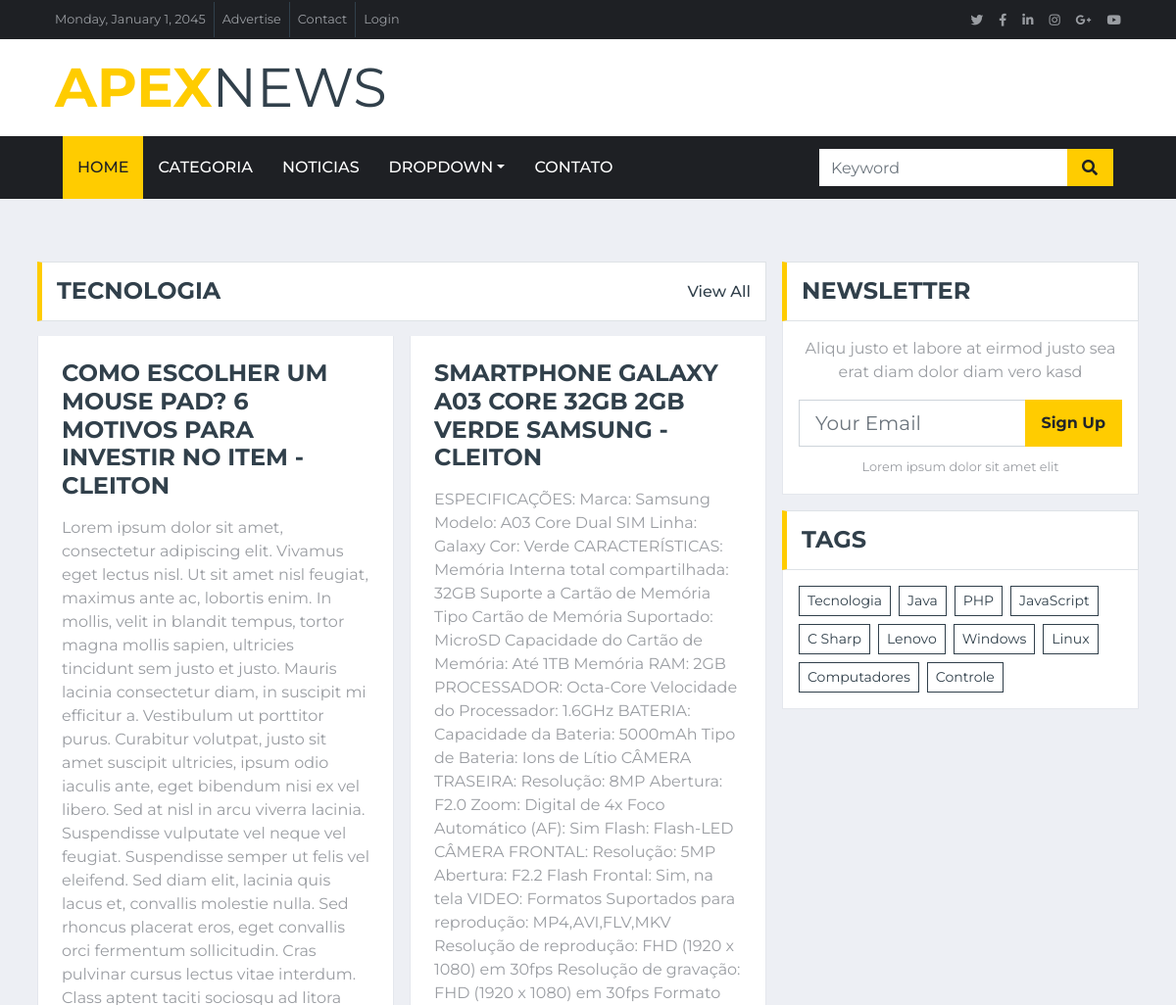
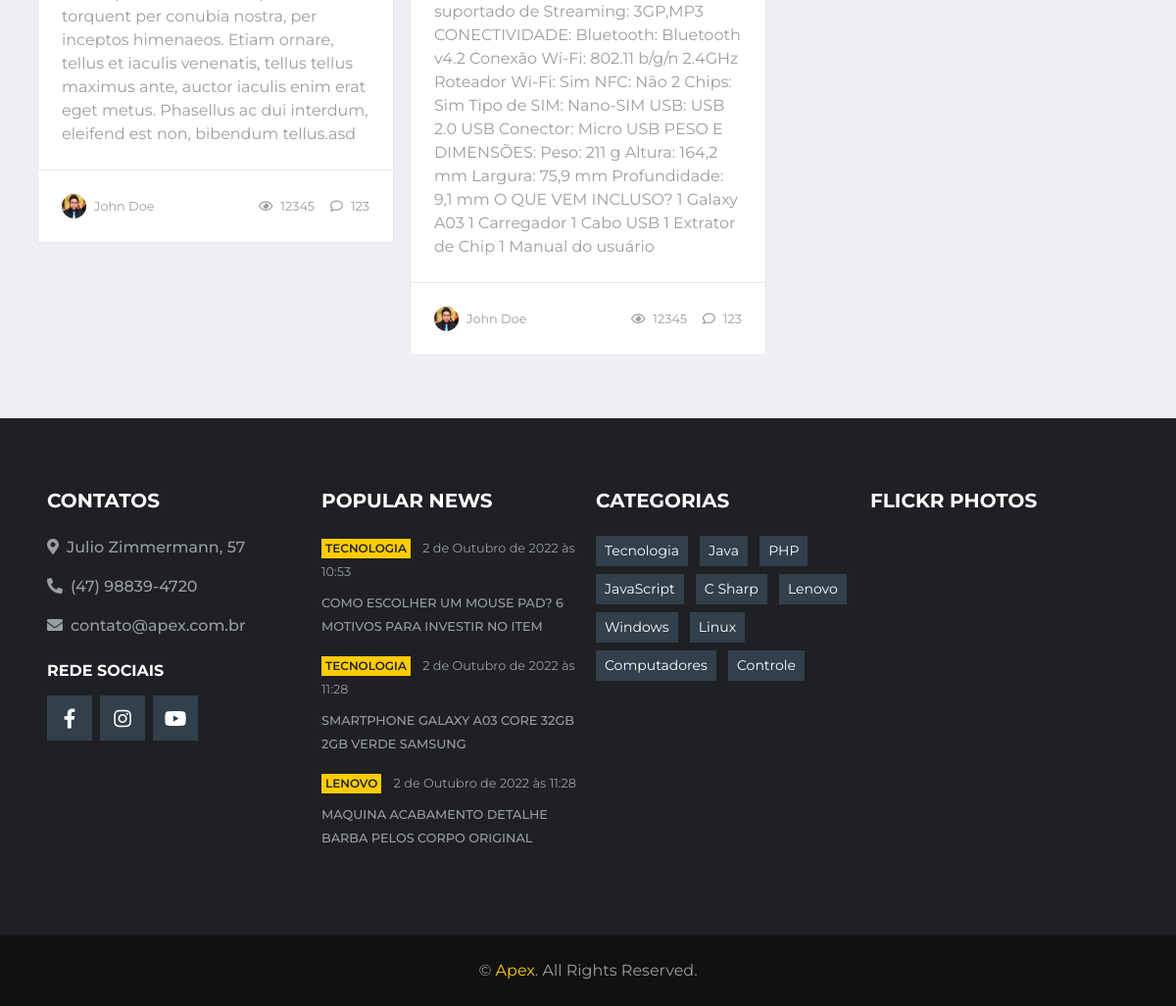
The app's page /categoria/Tecnologia with its own data (2 pictures, top to bottom).
### portal/models.py (models this page shows)
class PortalInfor(models.Model):
    titlo_portal = models.CharField(max_length=60, default='Apex')
    email = models.CharField(max_length=200, blank=True)
    telefone = models.CharField(max_length=40, blank=True)
    endereco = models.CharField(max_length=255, blank=True)
    facebook = models.CharField(max_length=255, blank=True)
    youtube = models.CharField(max_length=255, blank=True)
    instagram = models.CharField(max_length=255, blank=True)
    created_at = models.DateTimeField(auto_now_add=True, blank=True)

### artigo/models.py (models this page shows)
class Categoria(models.Model):
    nome = models.CharField(max_length=100, blank=False)
    texto = models.TextField(blank=True)
    def __str__(self) -> str:
        return self.nome

class Artigo(models.Model):
    titulo = models.CharField(max_length=100, blank=False)
    subtitulo = models.CharField(max_length=100, blank=True)
    autor = models.ForeignKey(Autor, on_delete=models.CASCADE)
    categoria = models.ForeignKey(Categoria, on_delete=models.CASCADE)
    texto_destaque_1 = models.TextField(blank=True)
    texto_destaque_2 = models.TextField(blank=True)
    texto = models.TextField()
    img_url = models.CharField(max_length=255, blank=True)
    created_at = models.DateTimeField(auto_now_add=True)
    updated_at = models.DateTimeField(auto_now=True)
    ativo = models.BooleanField(default=True, editable=True)
    def __str__(self) -> str:
        return f'{self.titulo} - {self.autor}'

class Autor(models.Model):
    nome = models.CharField(max_length=255, blank=False)
    avatar = models.CharField(max_length=300, default='https://www.gravatar.com/avatar/?s=200&r=pg&d=mp')
    apresentacao = models.TextField(blank=False)
    def __str__(self):
        return self.nome

### portal/views.py (the view)
# urls.py: path('categoria/', views.categoria, name='categoria'),
def categoria(request, nome=None):
    context = create_context_base()
    if nome != None:
        context['categoria_atual'] = context['noticias'].filter(categoria=Categoria.objects.get(nome=nome))
        context['nome_categoria'] = nome
        return render(request, 'artigo/categoria.html', context)
    return render(request, 'artigo/categoria.html', context)

### portal/views.py (called while the page is built)
def create_context_base():
    info_portal = PortalInfor.objects.all().last()
    noticias = Artigo.objects.all().filter(ativo='True')
    context = {
        'titulo' : info_portal.titlo_portal,
        'contato': {
            'telefone': info_portal.telefone,
            'email' : info_portal.email,
            'endereco': info_portal.endereco,
        },
        'media_sociais': {
            'facebook': info_portal.facebook,
            'youtube' : info_portal.youtube,
            'instagram' : info_portal.instagram
        },
        'lista_noticias' : noticias[:4],
        'categorias' : Categoria.objects.all(),
        'categoria_atual' : None,
        'popular_news' : noticias[:3],
        'noticias' : noticias,
    }
    return context

### templates/artigo/categoria.html (shortened to what this page needs)
{% extends 'base.html' %}
{% load static %}
{% block content %}
    {% include 'partials/top_bar.html' %}
    {% include 'partials/nav_bar.html' %}
    <div class="container-fluid mt-5 pt-3">
        <div class="container">
            <div class="row">
                <div class="col-lg-8">
                    <div class="row">
                        <div class="col-12">
                            <div class="section-title">
                                {% if categoria_atual != None %}
                                    <h4 class="m-0 text-uppercase font-weight-bold">{{nome_categoria}}</h4>
                                {% else %}
                                    <h4 class="m-0 text-uppercase font-weight-bold">Categorias</h4>
                                {% endif %}
                                <a class="text-secondary font-weight-medium text-decoration-none" href="{% url 'categoria' %}">View All</a>
                            </div>
                        </div>
                        {% if categoria_atual != None %}
                            {% for categoria in categoria_atual %}
                            <div class="col-lg-6">
                                <div class="position-relative mb-3">
                                    <div class="bg-white border border-top-0 p-4">
                                        <a class="h4 d-block mb-3 text-secondary text-uppercase font-weight-bold" href="{% url 'artigo' categoria.id %}">{{categoria}}</a>
                                        <p class="m-0">{{categoria.texto}}</p>
                                    </div>
                                    <div class="d-flex justify-content-between bg-white border border-top-0 p-4">
                                        <div class="d-flex align-items-center">
                                            <img class="rounded-circle mr-2" src="img/user.jpg" width="25" height="25" alt="">
                                            <small>John Doe</small>
                                        </div>
                                        <div class="d-flex align-items-center">
                                            <small class="ml-3"><i class="far fa-eye mr-2"></i>12345</small>
                                            <small class="ml-3"><i class="far fa-comment mr-2"></i>123</small>
                                        </div>
                                    </div>
                                </div>
                            </div>
                            {% endfor %}
                        {% endif %}
                    </div>
                </div>
                <div class="col-lg-4">
                    <div class="mb-3">
                        <div class="section-title mb-0">
                            <h4 class="m-0 text-uppercase font-weight-bold">Newsletter</h4>
                        </div>
                        <div class="bg-white text-center border border-top-0 p-3">
                            <p>Aliqu justo et labore at eirmod justo sea erat diam dolor diam vero kasd</p>
                            <div class="input-group mb-2" style="width: 100%;">
                                <input type="text" class="form-control form-control-lg" placeholder="Your Email">
                                <div class="input-group-append">
                                    <button class="btn btn-primary font-weight-bold px-3">Sign Up</button>
                                </div>
                            </div>
                            <small>Lorem ipsum dolor sit amet elit</small>
                        </div>
                    </div>
                    <div class="mb-3">
                        <div class="section-title mb-0">
                            <h4 class="m-0 text-uppercase font-weight-bold">Tags</h4>
                        </div>
                        <div class="bg-white border border-top-0 p-3">
                            <div class="d-flex flex-wrap m-n1">
                                {% for categoria in categorias  %}
                                    <a href="{% url 'categoria' categoria %}" class="btn btn-sm btn-outline-secondary m-1">{{categoria}}</a>
                                {% endfor %}
                            </div>
                        </div>
                    </div>
                </div>
            </div>
        </div>
    </div>
{% endblock %}

### templates/base.html (shortened to what this page needs)
{% load static %}
<!DOCTYPE html>
<html lang="pt-br">
<head>
    <link href="https://cdnjs.cloudflare.com/ajax/libs/font-awesome/5.15.0/css/all.min.css" rel="stylesheet">
    <link href="{% static 'lib/owlcarousel/assets/owl.carousel.min.css' %}" rel="stylesheet">
    <link href="{% static 'css/style.css' %}" rel="stylesheet">
</head>
<body>
    {% block content %}
    {% endblock %}
    <div class="container-fluid bg-dark pt-5 px-sm-3 px-md-5 mt-5">
        <div class="row py-4">
            <div class="col-lg-3 col-md-6 mb-5">
                <h5 class="mb-4 text-white text-uppercase font-weight-bold">Contatos</h5>
                <p class="font-weight-medium"><i class="fa fa-map-marker-alt mr-2"></i>{{ contato.endereco}}</p>
                <p class="font-weight-medium"><i class="fa fa-phone-alt mr-2"></i>{{contato.telefone}}</p>
                <p class="font-weight-medium"><i class="fa fa-envelope mr-2"></i>{{contato.email}}</p>
                <h6 class="mt-4 mb-3 text-white text-uppercase font-weight-bold">Rede Sociais</h6>
                <div class="d-flex justify-content-start">
                    <a class="btn btn-lg btn-secondary btn-lg-square mr-2" href="https://{{media_sociais.facebook}}"><i class="fab fa-facebook-f"></i></a>
                    <a class="btn btn-lg btn-secondary btn-lg-square mr-2" href="https://{{media_sociais.instagram}}"><i class="fab fa-instagram"></i></a>
                    <a class="btn btn-lg btn-secondary btn-lg-square" href="https://{{media_sociais.youtube}}"><i class="fab fa-youtube"></i></a>
                </div>
            </div>
            <div class="col-lg-3 col-md-6 mb-5">
                <h5 class="mb-4 text-white text-uppercase font-weight-bold">Popular News</h5>
                {% for popular in popular_news %}
                    <div class="mb-3">
                        <div class="mb-2">
                            <a class="badge badge-primary text-uppercase font-weight-semi-bold p-1 mr-2" href="">{{popular.categoria}}</a>
                            <a class="text-body" href="{% url 'artigo' popular.id %}"><small>{{popular.created_at}}</small></a>
                        </div>
                        <a class="small text-body text-uppercase font-weight-medium" href="{% url 'artigo' popular.id %}">{{popular.titulo}}</a>
                    </div>
                {% endfor %}
            </div>
            <div class="col-lg-3 col-md-6 mb-5">
                <h5 class="mb-4 text-white text-uppercase font-weight-bold">Categorias</h5>
                <div class="m-n1">
                    {% for categoria in categorias %}
                        <a href="{% url 'categoria' categoria %}" class="btn btn-sm btn-secondary m-1">{{categoria}}</a>
                    {% endfor %}
                </div>
            </div>
            <div class="col-lg-3 col-md-6 mb-5">
                <h5 class="mb-4 text-white text-uppercase font-weight-bold">Flickr Photos</h5>
                <div class="row">
                    {% for noticia in lista_noticias %}
                        <div class="col-4 mb-3">
                        </div>
                    {% endfor %}
                </div>
            </div>
        </div>
    </div>
    <div class="container-fluid py-4 px-sm-3 px-md-5" style="background: #111111;">
        <p class="m-0 text-center">&copy; <a href="{% url 'index' %}">{{ titulo}}</a>. All Rights Reserved.
    </p>
    </div>
</body>
</html>

### templates/partials/top_bar.html
{% load static %}
{% block content %}
<div class="container-fluid d-none d-lg-block">
    <div class="row align-items-center bg-dark px-lg-5">
        <div class="col-lg-9">
            <nav class="navbar navbar-expand-sm bg-dark p-0">
                <ul class="navbar-nav ml-n2">
                    <li class="nav-item border-right border-secondary">
                        <a class="nav-link text-body small" href="#">Monday, January 1, 2045</a>
                    </li>
                    <li class="nav-item border-right border-secondary">
                        <a class="nav-link text-body small" href="#">Advertise</a>
                    </li>
                    <li class="nav-item border-right border-secondary">
                        <a class="nav-link text-body small" href="#">Contact</a>
                    </li>
                    <li class="nav-item">
                        <a class="nav-link text-body small" href="#">Login</a>
                    </li>
                </ul>
            </nav>
        </div>
        <div class="col-lg-3 text-right d-none d-md-block">
            <nav class="navbar navbar-expand-sm bg-dark p-0">
                <ul class="navbar-nav ml-auto mr-n2">
                    <li class="nav-item">
                        <a class="nav-link text-body" href="#"><small class="fab fa-twitter"></small></a>
                    </li>
                    <li class="nav-item">
                        <a class="nav-link text-body" href="#"><small class="fab fa-facebook-f"></small></a>
                    </li>
                    <li class="nav-item">
                        <a class="nav-link text-body" href="#"><small class="fab fa-linkedin-in"></small></a>
                    </li>
                    <li class="nav-item">
                        <a class="nav-link text-body" href="#"><small class="fab fa-instagram"></small></a>
                    </li>
                    <li class="nav-item">
                        <a class="nav-link text-body" href="#"><small class="fab fa-google-plus-g"></small></a>
                    </li>
                    <li class="nav-item">
                        <a class="nav-link text-body" href="#"><small class="fab fa-youtube"></small></a>
                    </li>
                </ul>
            </nav>
        </div>
    </div>
    <div class="row align-items-center bg-white py-3 px-lg-5">
        <div class="col-lg-4">
            <a href="{% url 'index' %}" class="navbar-brand p-0 d-none d-lg-block">
                <h1 class="m-0 display-4 text-uppercase text-primary">{{titulo}}<span class="text-secondary font-weight-normal">News</span></h1>
            </a>
        </div>
    </div>
</div>
{% endblock %}

### records on screen
PortalInfor: titlo_portal "APEX", endereco "Julio Zimmermann, 57", telefone "(47) 98839-4720", email "contato@apex.com.br", titlo_portal "Apex"
Categoria: nome "TECNOLOGIA", nome "Tecnologia"
Artigo: titulo+autor "COMO ESCOLHER UM MOUSE PAD? 6 MOTIVOS PARA INVESTIR NO ITEM - CLEITON", texto "Lorem ipsum dolor sit amet, consectetur adipiscing elit. Vivamus eget lectus nisl. Ut sit amet nisl feugiat, maximus ante ac, lobortis enim. In mollis, velit in blandit tempus, tortor magna mollis sapien, ultricies tincidunt sem justo et justo. Mauris lacinia consectetur diam, in suscipit mi efficitur a. Vestibulum ut porttitor purus. Curabitur volutpat, justo sit amet suscipit ultricies, ipsum odio iaculis ante, eget bibendum nisi ex vel libero. Sed at nisl in arcu viverra lacinia. Suspendisse vulputate vel neque vel feugiat. Suspendisse semper ut felis vel eleifend. Sed diam elit, lacinia quis lacus et, convallis molestie nulla. Sed rhoncus placerat eros, eget convallis orci fermentum…", categoria "TECNOLOGIA", created_at "2 de Outubro de 2022 às 10:53", titulo "COMO ESCOLHER UM MOUSE PAD? 6 MOTIVOS PARA INVESTIR NO ITEM"
Artigo: titulo+autor "SMARTPHONE GALAXY A03 CORE 32GB 2GB VERDE SAMSUNG - CLEITON", texto "ESPECIFICAÇÕES: Marca: Samsung Modelo: A03 Core Dual SIM Linha: Galaxy Cor: Verde CARACTERÍSTICAS: Memória Interna total compartilhada: 32GB Suporte a Cartão de Memória Tipo Cartão de Memória Suportado: MicroSD Capacidade do Cartão de Memória: Até 1TB Memória RAM: 2GB PROCESSADOR: Octa-Core Velocidade do Processador: 1.6GHz BATERIA: Capacidade da Bateria: 5000mAh Tipo de Bateria: Ions de Lítio CÂMERA TRASEIRA: Resolução: 8MP Abertura: F2.0 Zoom: Digital de 4x Foco Automático (AF): Sim Flash: Flash-LED CÂMERA FRONTAL: Resolução: 5MP Abertura: F2.2 Flash Frontal: Sim, na tela VIDEO: Formatos Suportados para reprodução: MP4,AVI,FLV,MKV Resolução de reprodução: FHD (1920 x 1080) em 30fps…", categoria "TECNOLOGIA", created_at "2 de Outubro de 2022 às 11:28", titulo "SMARTPHONE GALAXY A03 CORE 32GB 2GB VERDE SAMSUNG"
Categoria: nome "Java"
Categoria: nome "PHP"
Categoria: nome "JavaScript"
Categoria: nome "C Sharp"
Categoria: nome "Lenovo"
Categoria: nome "Windows"
Categoria: nome "Linux"
Categoria: nome "Computadores"
Categoria: nome "Controle"
Artigo: categoria "LENOVO", created_at "2 de Outubro de 2022 às 11:28", titulo "MAQUINA ACABAMENTO DETALHE BARBA PELOS CORPO ORIGINAL"
